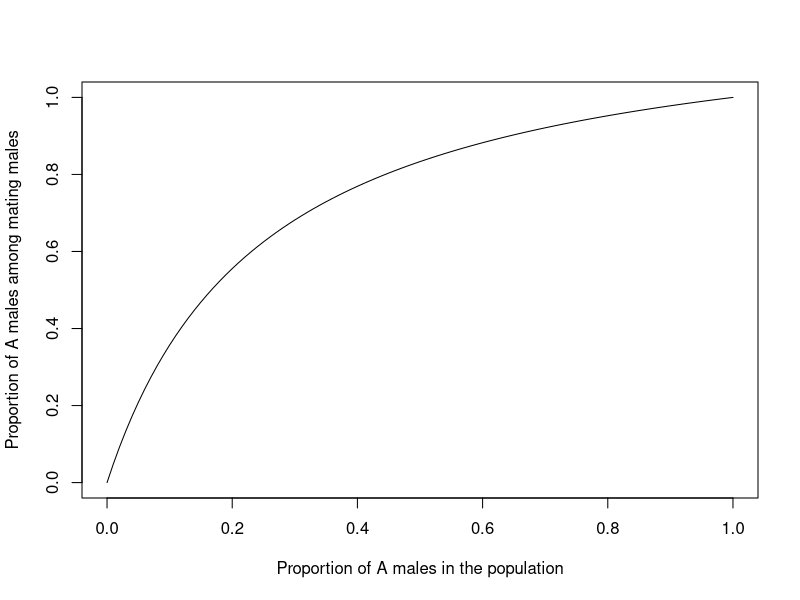
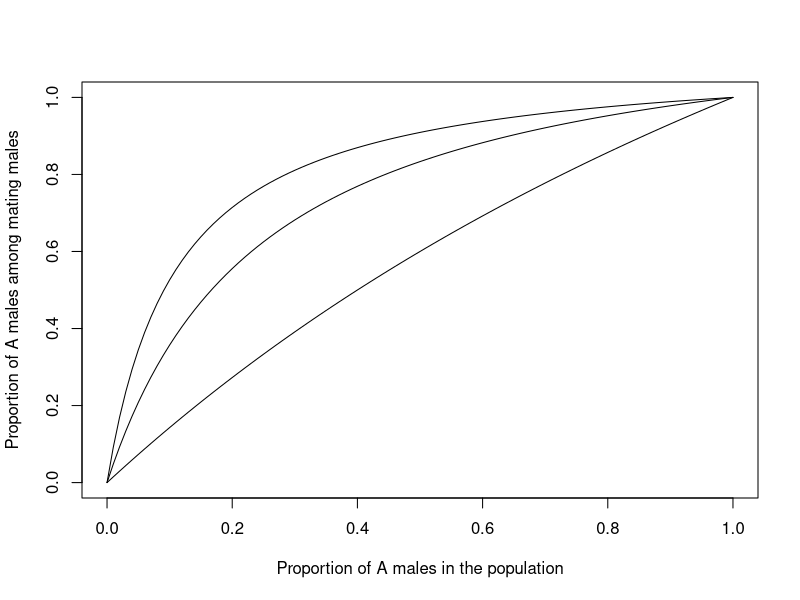
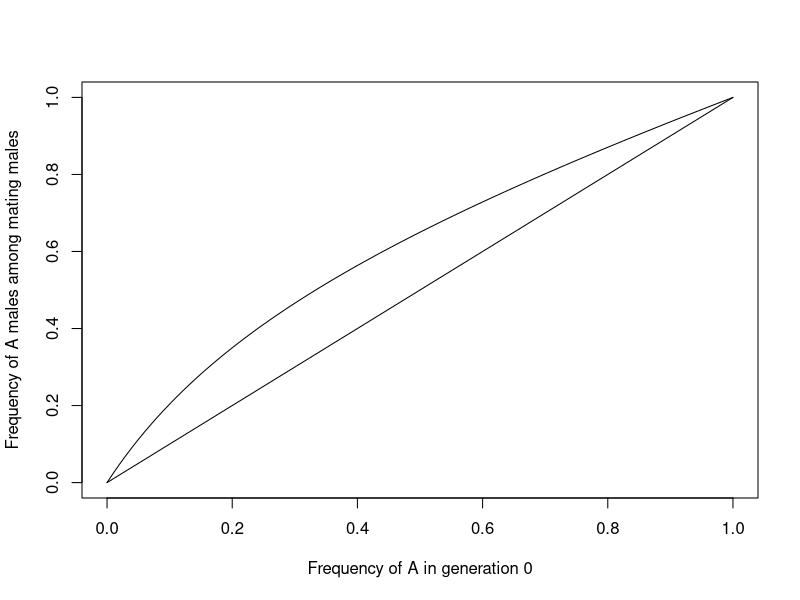
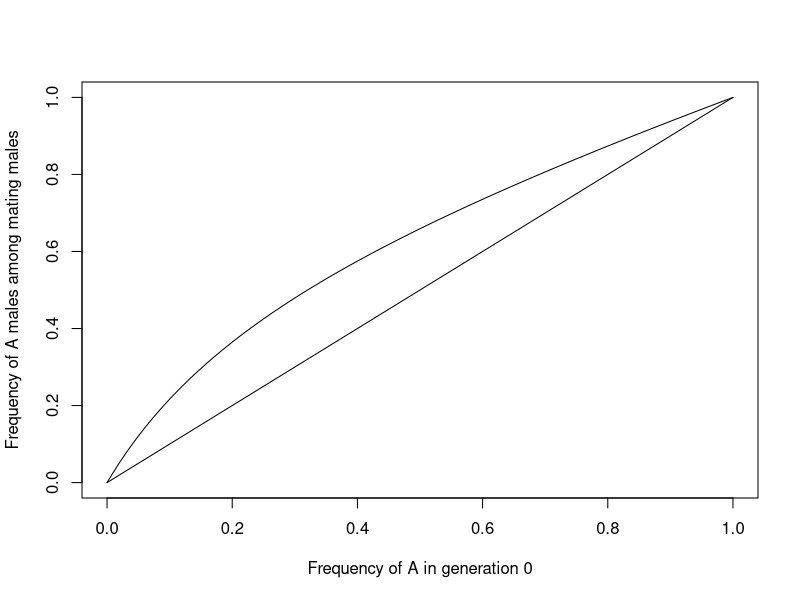
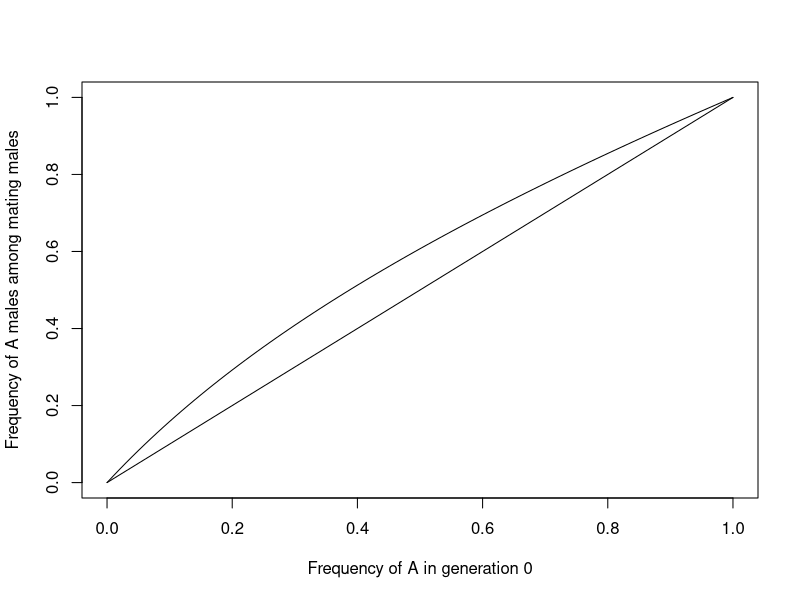
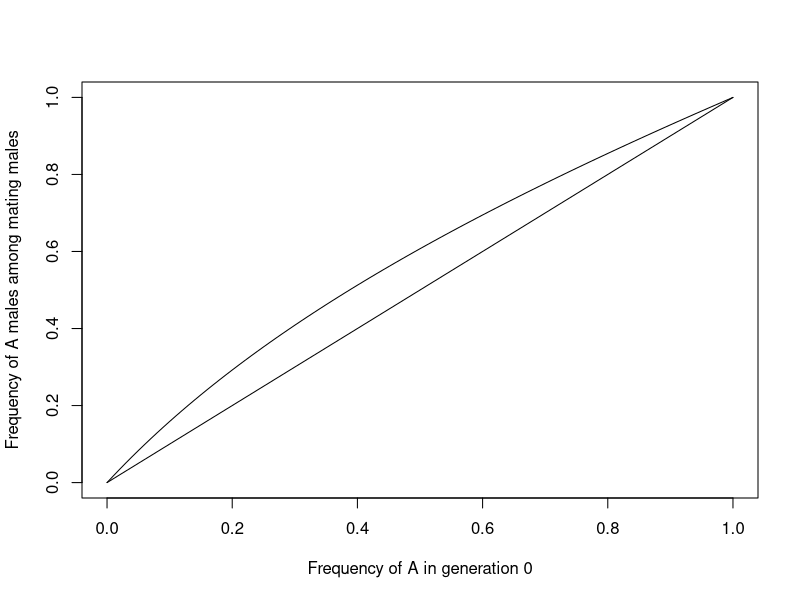
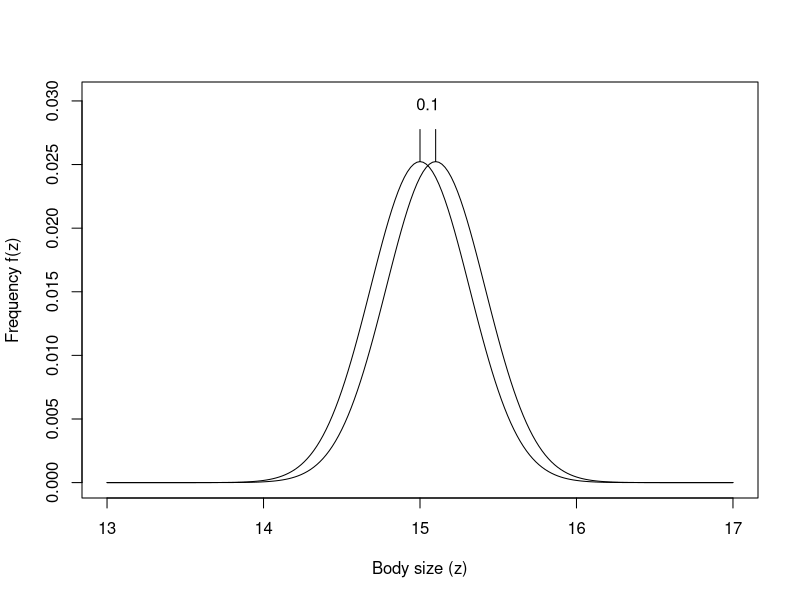
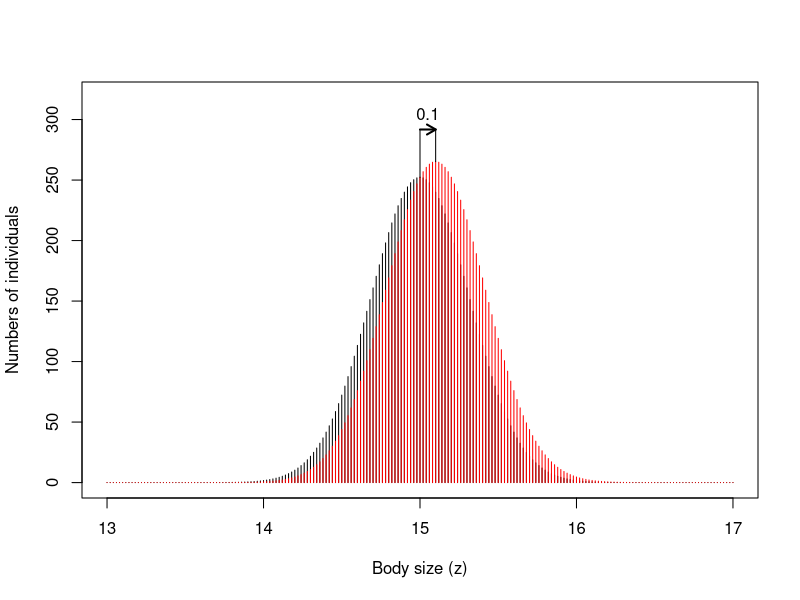

Recreate these plots in R, in order.

# Example boxes from Kokko's (2007) 'Modelling for Field Biologists...'
# adapted for R. Most instructions lifted verbatim from the text.


#####------------------------- CHAPTER 2 -------------------------#####

rm(list=ls())  # Clear all

## BOX 2.1 ##

# Create a vector with linearly equally spaced values
x <- seq(from = 0, to = 1, length = 101)

# Choose a value of m to be investigated
m <- 5

# Calculate y given x
y <- m * x/(m * x + (1 - x))

# Plot 'er
plot(x, y, type = 'l',
     xlab = 'Proportion of A males in the population',
     ylab = 'Proportion of A males among mating males')

# Repeat as above for three values of m
m1 <- 1.5
m2 <- 5
m3 <- 10

y1 <- m1 * x/(m1 * x + (1 - x))
y2 <- m2 * x/(m2 * x + (1 - x))
y3 <- m3 * x/(m3 * x + (1 - x))

# Plot in one 
plot(x, y1, type = 'l',
     xlab = 'Proportion of A males in the population',
     ylab = 'Proportion of A males among mating males')
lines(x, y2)
lines(x, y3)


## BOX 2.2 ##

# Make a vector of 101 values from 0 to 1
x <- seq(from = 0, to = 1, length = 101)

# Choose a value of m to be investigated
m <- 5

# Calculate how y depends on x
y <- (m * x)/(m * x + 1 - x)

# Calculate mating proportions
pAA <- x * y
pAa <- x * (1 - y)
paA <- (1 - x) * y
paa <- (1 - x) * (1 - y)

# Check these sum to 1
pAA + pAa + paA + paa

# Now to nA and na. We must also choose values for N, B, and b
N <- 1000
B <- 20
b <- 0.8

nA <- N * (pAA * b * B + 0.5 * pAa * B + 0.5 * paA * b * B)
na <- N * (0.5 * pAa * B + 0.5 * paA * b * B + paa * B)

# Then we get xnew, and plot it against x
xnew <- nA / (nA + na)

# Plot xnew against x, then x against x
plot(x, xnew, type = 'l',
     xlab = 'Frequency of A in generation 0',
     ylab = 'Frequency of A males among mating males')
lines(x, x)

# Converting all this jazz into a function

# Function 'sexconflict': Allele frequency change in one generation.
# Give m, b, N, B as per definitions in Ch. 2 and accuracy
# as an integer that specifies how many values between 0 and 1
# the variable x should take. 
# Function returns x and xnew, and plots the results if plot = TRUE.

sexconflict <- function(m, b, N, B, accuracy, plot = FALSE){
  
  x <- seq(from = 0, to = 1, length = accuracy)
  
  # Calculate  how y depends on x
  y <- (m * x)/(m * x + 1 - x)
  
  # Mating proportions
  pAA <- x * y
  pAa <- x * (1 - y)
  paA <- (1 - x) * y
  paa <- (1 - x) * (1 - y)
  
  nA <- N * (pAA * b * B + 0.5 * pAa * B + 0.5 * paA * b * B)
  na <- N * (0.5 * pAa * B + 0.5 * paA * b * B + (paa * B))
  
  xnew <- nA / (nA + na)
  
  if(plot == TRUE){
    plot(x, xnew, type = 'l',
         xlab = 'Frequency of A in generation 0',
         ylab = 'Frequency of A males among mating males')
    lines(x, x)
  }
  
  # Package up the output
  output <- as.data.frame(cbind(x, xnew))
  
  # Send it on back
  return(output)
  
}

# Check it works
woop <- sexconflict(m = 5, b = 0.9, N = 200, B = 20, accuracy = 101, plot = TRUE)


## BOX 2.3 ##

# A quick check to see that population size N does not seem to matter:
N_case1 <-  1
xnew_case1 <- sexconflict(5, 0.5, N_case1, 20, 101, plot = TRUE)
N_case2 <- 100000
xnew_case2 <- sexconflict(5, 0.5, N_case2, 20, 101, plot = TRUE)

# To check they are identical, we can subtract the solutions of the two cases from
# each other and look at the max absolute value of the difference between them.
# The difference should be ~ 0.

max(abs(xnew_case1 - xnew_case2))

# TOM:I'm not quite sure why this isn't exactly 0, maybe a quirk of how
# R handles numbers like this? I don't know enough about it. Suggestions welcome!


#####------------------------- CHAPTER 3 -------------------------#####

rm(list=ls())  # Clear all

## BOX 3.1 ##

# Function 'distr_shift'. A graphical explanation for the 
# shifting distributions, given the additive genetic variance,
# the initial mean of a distribution, and a and b of the function
# r(z) = a(z - b).
# Outputs are the magnitude of the shift, and the old and new
# distributions f0 & f1, which can be plotted against z.

distr_shift <- function(variance, initial_mean, a, b, plot = TRUE) {

  # We create 201 different values of z that lie within approximately
  # 12 standard deviations from the mean (6 for each side, to be similar to the 
  # range in the example). The 6.324555 (instead of just 6) is to make the grid z
  # be exactly like the one in the example, I arrived at that number through 
  # 2 / stand.d, because I wanted exactly two units to each side of the mean of 15
  # (to get from 13 to 17)
  stand.d <- sqrt(variance)
  z <- seq(from = (initial_mean - 6.324555*stand.d), to = (initial_mean + 6.324555*stand.d),
           length = 201)
  
  # The following is the density function of the normal distribution (simplified in R)
  f <- dnorm(z, mean=initial_mean, sd=sqrt(variance))
  
  # Then normalise it to 1. This might not work initially as we only have a selection
  # of discrete values of z, not 'all possible values'
  f0 <- f/sum(f)
  r <- a * (z - b)
  f1 <- f0 * exp(r) ## New distribution
  f1 <- f1 / sum(f1) ## Normalise
  
  new_mean <- sum(f1 * z)
  shift <- new_mean - initial_mean
  
  # Bundle up the output before plotting as it makes plotting vertical lines a bit easier
  output <- as.data.frame(cbind(shift, z, f0, f1))
  
  # Plot it (this got a bit out of hand...)
    if(plot == TRUE){
       plot(z, f0, type = 'l',
         xlab = 'Body size (z)',
         ylab = 'Frequency f(z)',
         ylim = c(0, max(f0) * 1.2))  # add a little extra room for lines atop the curves
       lines(z, f1)
       
       # Add lines & text atop curves showing the magnitude of the shift
       xf0 <- output$z[output$f0 == max(output$f0)]  # x coordinate for first line
       xf1 <- output$z[output$f1 == max(output$f1)]  # x coordinate for second line
       segments(x0 = xf0, x1 = xf0, y0 = max(f0), y1 = max(f0) * 1.1)  # line on first curve
       segments(x0 = xf1, x1 = xf1, y0 = max(f1), y1 = max(f1) * 1.1)  # line on second curve
       text(x = (xf0 + xf1)/2, y = max(f0) * 1.18, labels = round(shift, 1))  # Add text
       
    }
    
  return(shift)
}

# Test it
huzzah <- distr_shift(0.1, 15, 1, 15) 


# Now an alternative without normalizing, plotting numbers of individuals,
# and therefore showing population growth. Initial population size is necessary
# here.

# Function 'pop_shift'

pop_shift <- function(pop_size, variance, initial_mean, a, b, plot = TRUE) {
  
  # We create 201 different values of z that lie within approximately
  # 12 standard deviations from the mean (6 for each side, to be similar to the 
  # range in the example). The 6.324555 (instead of just 6) is to make the grid z
  # be exactly like the one in the example, I arrived at that number through 
  # 2 / stand.d, because I wanted exactly two units to each side of the mean of 15
  # (to get from 13 to 17)
  stand.d <- sqrt(variance)
  z <- seq(from = (initial_mean - 6.324555*stand.d), to = (initial_mean + 6.324555*stand.d),
           length = 201)
  
  # The following is the density function of the normal distribution (simplified in R)
  f <- dnorm(z, mean=initial_mean, sd=sqrt(variance))
  f0 <- f/sum(f)
  N0 <- f0*pop_size
  r <- a * (z - b)
  f1 <- f0 * exp(r) ## New distribution
  f1 <- f1 / sum(f1) ## Normalise
  N1 <- N0*exp(r)
  new_pop_size <- sum(N1) # get new population size
  
  new_mean <- sum(N1 * z) / new_pop_size
  shift <- new_mean - initial_mean
  
  # Bundle up the output before plotting as it makes plotting vertical lines a bit easier
  output <- as.data.frame(cbind(shift, z, N0, N1))
  
  # Plot it (this got a bit out of hand...)
  if(plot == TRUE){
    plot(z, N0, type = 'h',
    xlab = 'Body size (z)',
    ylab = 'Numbers of individuals',
    ylim = c(0, max(N1) * 1.2)) # add a little extra room for lines atop the curves
    points(z, N1, type = 'h', col="red")
    
    # Add lines & text atop curves showing the magnitude of the shift
    xN0 <- output$z[output$N0 == max(output$N0)] # x coordinate for first line
    xN1 <- output$z[output$N1 == max(output$N1)] # x coordinate for second line
    segments(x0 = xN0, x1 = xN0, y0 = max(N0), y1 = max(N1)*1.1) # line on first curve
    segments(x0 = xN1, x1 = xN1, y0 = max(N1), y1 = max(N1)* 1.1) # line on second curve
    text(x = (xN0 + xN1)/2, y = max(N1)*1.15, labels = round(shift, 1)) # Add text
    arrows(x0 = xN0, x1 = xN1, y0 = max(N1)*1.1, y1 = max(N1)*1.1, length = 0.1, lwd = 2)
  }
  
  return(shift)
}

# Test it
pop_shift(10000, 0.1, 15, 1, 15)


## BOX 3.2 ##

# Function 'barnacle'. 'Params' should contain b0, a0, a1, b1
# arranged in this weird order to make it easy to remember that
# the sequence of values should be decreasing. 
# addative_var is the amount of additive genetic variation.
# TOM: I've made 'generations' an argument, for fun.
# Output includes the mean value of z over time, and the 
# predicted equilibrium value (a0 - b0) / (b1 - b0 + a0 - a1).

barnacle <- function(params, additive_var, generations, plot = TRUE)
{
  
  z <- 0.1
  b0 <- params[1]
  a0 <- params[2]
  a1 <- params[3]
  b1 <- params[4]
  
  for (t in 1:(generations - 1)) {
    
    # Equation 3.4
    W <- z[t] * (z[t] / 2 * b1 + (1 - z[t] / 2) * b0) + (1 - z[t]) * ((1 + z[t]) / 2 * a1 + (1 - z[t]) / 2 * a0)
    
    # Equation 3.6
    deltaz <- additive_var / W * (z[t] * (b1 - a1) + (1 - z[t]) * (b0 - a0))
    
    # The new z is the old one plus the change that occurred
    z[t+1] <- z[t] + deltaz
    
  }
  
  if(plot == TRUE){
     plot(x = 1:generations, y = z, type = 'l',
          xlab = 'Generations', 
          ylab = 'Switchpoint (z)',
          ylim = c(0, 1))
  }
  
  equilibrium <- (a0 - b0) / (b1 - b0 + a0 - a1)
  
  output <- as.data.frame(cbind(z, equilibrium))
    
  return(output)
  
}

# Test it
squish <- barnacle(params = c(1.1, 1.05, 1.02, 1), additive_var = 1, generations = 1000)


#####------------------------- CHAPTER 4 -------------------------#####

rm(list=ls()) # Clear all


## BOX 4.1 ##

Trait  <- seq(0,2, length=101)
b <- Trait
cL <-  2*Trait^2; cH <- Trait^2;

## Plotting figure 4.2
plot(Trait, b, frame.plot=F, 
     xlab="Male trait, T", ylab="Benefits and costs",
     type="l", ylim=c(0,8), lwd=2) # plots the benefits
points(Trait, cL, type="l") # adds the costs for low quality males
points(Trait, cH, type="l") # adds the costs for high quality males

# adds letters to identify the lines/curves
text(x=2, y=2.2, expression(bold(italic("b"))))
text(x=2, y=4.2, expression(bold(italic("c"))[H]))
text(x=2, y=8.2, expression(bold(italic("c"))[L]))


## Plotting figure 4.3
WL <-  b-cL; WH <- b-cH;
plot(Trait, WL, frame.plot=F, 
     xlab="Male trait, T", ylab="Net benefit",
     type="l", ylim=c(0,0.5), xlim=c(0,1),lwd=2) # plots WL
points(Trait, WH, type="l", lwd=2) # adds WH
grid(10,10) #adds a grid, Hanna mentions that in the book, but the grid isn't in Fig 4.3.

## bind Trait, WL and WH together, to find maxima and draw arrows
find.max <- data.frame(Trait, WL, WH)
arrows(x0 = mean(find.max$Trait[find.max$WL==max(WL)]),
       y0 = 0.08, y1 = max(WL), length = 0.1, lwd = 2)
arrows(x0 = mean(find.max$Trait[find.max$WH==max(WH)]),
       y0 = 0.15, y1 = max(WH), length = 0.1, lwd = 2)

text(x=mean(find.max$Trait[find.max$WL==max(WL)]),
     y=0.05, expression(bold(italic("W"))[L]))
text(x=mean(find.max$Trait[find.max$WH==max(WH)]),
     y=0.12, expression(bold(italic("W"))[H]))

# Hanna also included Matlab code to zoom in the plot, but you can do that
# in R by just increasing the window with the mouse.

## Plotting figure 4.4 (not in Box 4.1, but still useful!)

optimal.T <- function(alpha) {1/(2*alpha)}
alpha <- seq(0,2, length=101)

plot(alpha, optimal.T(alpha), type="l", frame.plot=F, ylim=c(0,20),
     xlab=expression(paste("Cost coefficient, ")~symbol(a)), 
     ylab=expression(paste("Optimal trait value,")~italic(T)~paste("*")))
